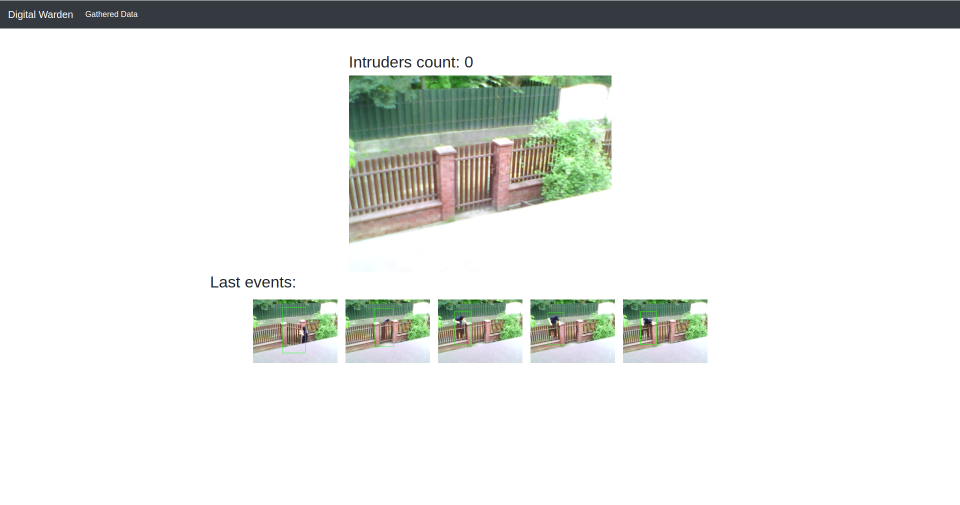
#> input picture imgs/1img1.png, 1919 x 1009 px (shown at 1/2 size)
$ python -i detection.py   (imports and definitions only)
#> lines starting #> are read from the running program, lines starting #| are printed output that depends on the picture
import numpy as np
import cv2

classifier = cv2.HOGDescriptor()
# [1 line not run here, left out]

def detect_human(frame):
    frame = cv2.resize(frame, (640, 480))
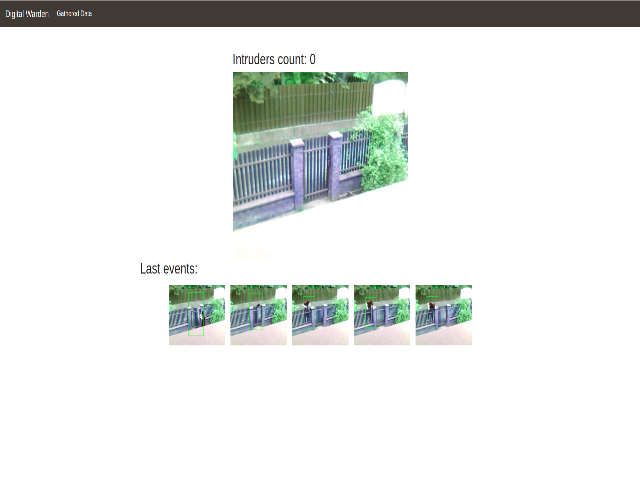
#> frame: shape (480, 640, 3); mean of channels 0, 1, 2 230.2, 232.3, 229.6; drawn as B, G, R

    gray = cv2.cvtColor(frame, cv2.COLOR_RGB2GRAY)
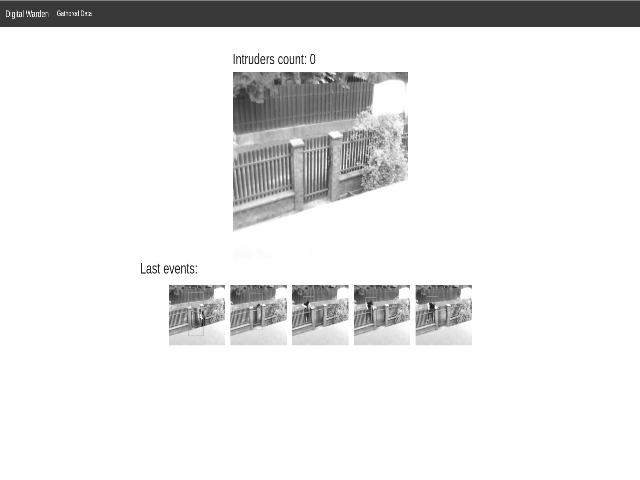
#> gray: shape (480, 640); min 22, max 255, mean 231.4

    boxes, _ = classifier.detectMultiScale(gray, winStride=(8, 8))
#> boxes = ()

    try:
        human_count = boxes.shape[0]
    except:
        human_count = 0

    boxes = np.array([[x, y, x + w, y + h] for (x, y, w, h) in boxes])
#> boxes = empty array

    for (xA, yA, xB, yB) in boxes:
        cv2.rectangle(frame, (xA, yA), (xB, yB),
                          (0, 255, 0), 2)
#> this loop made 0 passes

    return frame, human_count

>>> import cv2
>>> picture = cv2.cvtColor(cv2.imread('imgs/1img1.png'), cv2.COLOR_BGR2RGB)
>>> result = detect_human(picture)

$ run again, on imgs/1img2.png
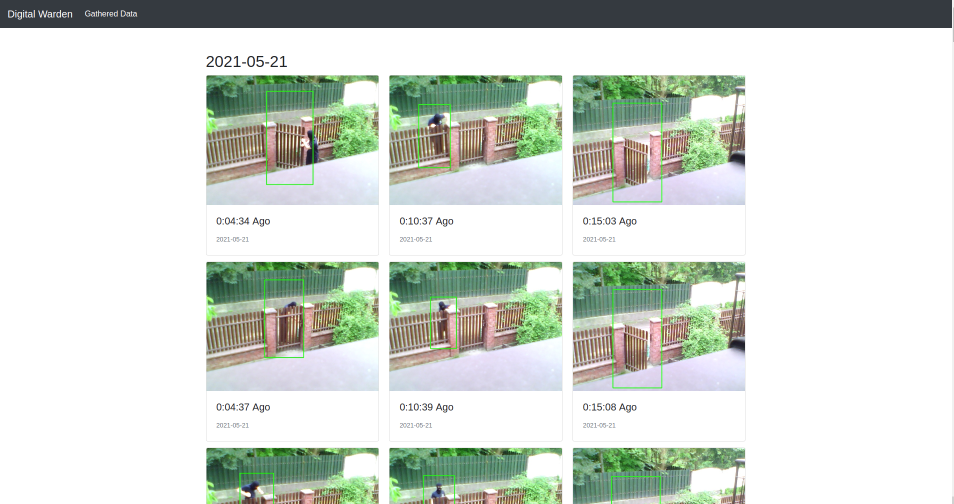
#> input picture imgs/1img2.png, 1908 x 1008 px (shown at 1/2 size)
#> in detect_human, `frame = cv2.resize(frame, (640, 480))`:
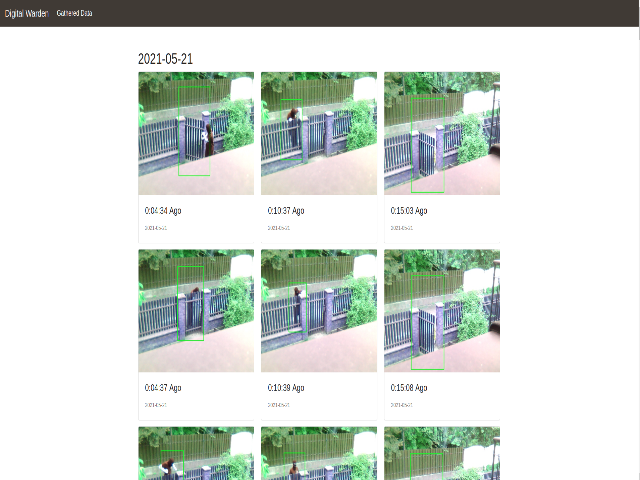
#> frame: shape (480, 640, 3); mean of channels 0, 1, 2 211, 217, 210.1; drawn as B, G, R
#> in detect_human, `gray = cv2.cvtColor(frame, cv2.COLOR_RGB2GRAY)`:
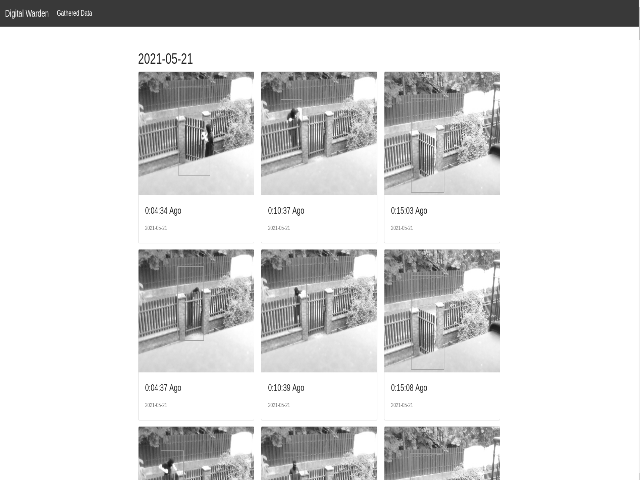
#> gray: shape (480, 640); min 22, max 255, mean 214.4
#> in detect_human, `boxes, _ = classifier.detectMultiScale(gray, winStride=(8, 8))`: boxes = ()
#> in detect_human, `boxes = np.array([[x, y, x + w, y + h] for (x, y, w, h) in boxes])`: boxes = empty array
